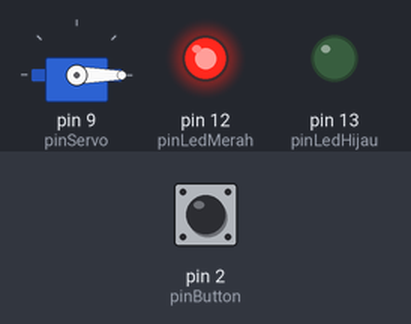
Bench run of a sketch on a simulated Arduino Uno, built with avr-gcc and run on an emulated ATmega328P. On the bench: servo, output pins drawn as LEDs (lit = HIGH). The inputs (shaded band) are chosen by the test bench; at power-on: pin 2 (pinButton) LOW.

Above: at 1.2 s.
1.3 s: pin 2 (pinButton) pulled HIGH for 0.15 s
At 1.7 s:
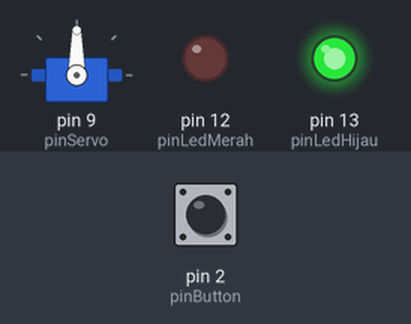
Timing chart, 0 to 4.3 s (numbered marks = the images above; inputs shaded):
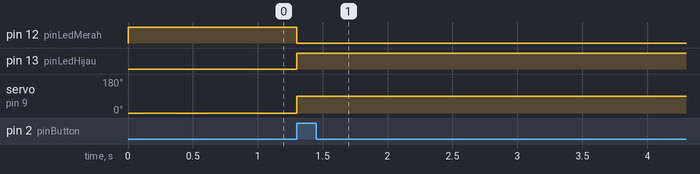

The sketch:

PaketC.ino
```cpp
#include <Servo.h>

// Inisialisasi pin
const int pinButton = 2;
const int pinLedHijau = 13;
const int pinLedMerah = 12;
const int pinServo = 9;

// Variabel status
Servo servoPintu;
int statusPintu = 0;
int buttonState = 0;
int lastButtonState = LOW;

void setup()
{
    pinMode(pinButton, INPUT);
    pinMode(pinLedHijau, OUTPUT);
    pinMode(pinLedMerah, OUTPUT);

    servoPintu.attach(pinServo);

    servoPintu.write(0);
    digitalWrite(pinLedMerah, HIGH);
    digitalWrite(pinLedHijau, LOW);
}

void loop()
{

    int reading = digitalRead(pinButton);

    if (reading == HIGH && lastButtonState == LOW)
    {
        if (statusPintu == 0)
        {
            // PROSES MEMBUKA PINTU
            servoPintu.write(90);
            digitalWrite(pinLedHijau, HIGH);
            digitalWrite(pinLedMerah, LOW);
            statusPintu = 1;
        }
        else
        {
        }

        delay(500);
    }

    lastButtonState = reading;
}
```

Measured:
- after the input at 1.3 s, pin 12 (pinLedMerah): HIGH → LOW at once; pin 13 (pinLedHijau): LOW → HIGH at once; servo on pin 9 (pinServo): 0° → 90° at once
